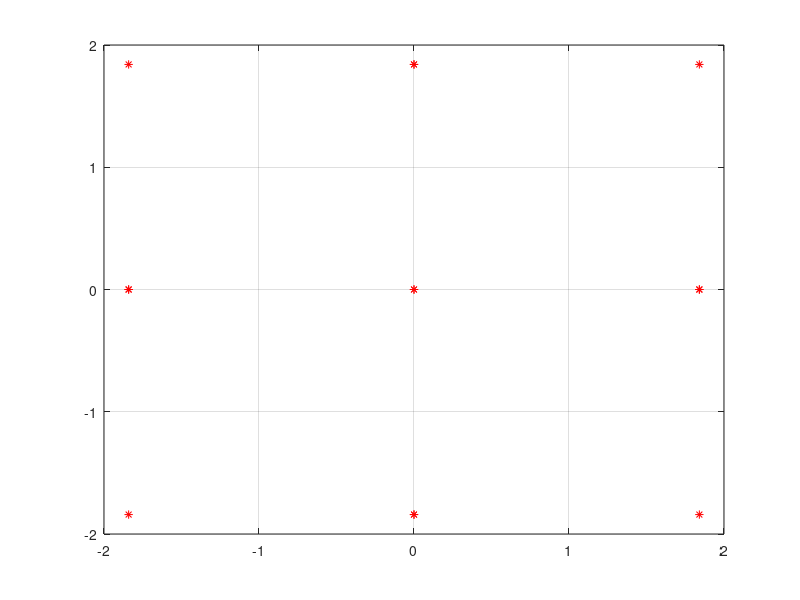

Write the MATLAB code that produced this figure. (Note: this script raises an error after producing the figure.)
clear

% 4 wheels
n = 4;

% arbitrary choice
Hmax = 1;

% SOCi parameters
beta = deg2rad(23);
sb = sin(beta);
cb = cos(beta);
W = [ cb,  0,  -cb,  0;
      0,   cb,   0, -cb;
      sb,  sb,  sb,  sb ];

% compute vertices of n dimensional hypercube
C = repmat([-Hmax,Hmax],n,1);

% get polytope data
n_pair = 1:n;
pairs = combnk(1:n,2);
pairs = [ pairs; pairs(:,2), pairs(:,1) ];

vertices = zeros(3,4*n*(n-1));

w_ij = zeros(3,size(pairs,1));
g_ij = zeros(1,size(pairs,1));
inrm2 = zeros(1,size(pairs,1));

for p = 1:size(pairs,1)
   ii = pairs(p,1);
   jj = pairs(p,2);
   
   w_hat_i = W(:,ii);
   w_hat_j = W(:,jj);
   
   temp = cross(w_hat_i,w_hat_j);
   n_hat_ij = temp./norm(temp);
   
   id_saturated = n_pair;
   id_saturated(pairs(p,:)) = [];
   
   v_ij = zeros(3,1);
   for k = id_saturated
       v_ij = v_ij + sign(dot(W(:,k),n_hat_ij)) .* W(:,k);
   end
   
   vertices(:,4*(p-1)+1) =   Hmax .* w_hat_i ...
                           + Hmax .* w_hat_j ...
                           + Hmax .* v_ij;
   vertices(:,4*(p-1)+2) = - Hmax .* w_hat_i ...
                           + Hmax .* w_hat_j ...
                           + Hmax .* v_ij;
   vertices(:,4*(p-1)+3) =   Hmax .* w_hat_i ...
                           - Hmax .* w_hat_j ...
                           + Hmax .* v_ij;
   vertices(:,4*(p-1)+4) = - Hmax .* w_hat_i ...
                           - Hmax .* w_hat_j ...
                           + Hmax .* v_ij;
   d_ij = dot(v_ij,n_hat_ij);
   
   w_ij(:,p) = (1/d_ij) .* n_hat_ij;
   g_ij(p) = dot(n_hat_ij,cross(v_ij,w_hat_j))./norm(temp);
   inrm2(p) = 1.0/(norm(temp)^2);
   
end

% compute unique vertices
vertices = unique(vertices','rows')';

% plot the envelope
figure(1), clf, hold on, grid on, box on
plot3(vertices(1,:),vertices(2,:),vertices(3,:),'r*')
id_hull = convhull(vertices','Simplify',true);
plot3(0,0,0,'ro','MarkerSize',6)
h = trisurf(id_hull,vertices(1,:),vertices(2,:),vertices(3,:),...
            'FaceColor','b','FaceAlpha',0.7,...
            'EdgeColor','c','LineWidth',1);
axis equal